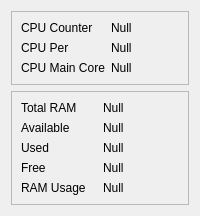
            <widget class="QWidget" name="stkProcessor">
             <layout class="QVBoxLayout" name="verticalLayout_6">
              <item>
               <widget class="QFrame" name="frmCpuInfo">
                <property name="frameShape">
                 <enum>QFrame::StyledPanel</enum>
                </property>
                <property name="frameShadow">
                 <enum>QFrame::Raised</enum>
                </property>
                <layout class="QGridLayout" name="gridLayout_2">
                 <item row="0" column="0">
                  <widget class="QLabel" name="label_12">
                   <property name="text">
                    <string>CPU Counter</string>
                   </property>
                  </widget>
                 </item>
                 <item row="0" column="1">
                  <widget class="QLabel" name="label_17">
                   <property name="text">
                    <string>Null</string>
                   </property>
                  </widget>
                 </item>
                 <item row="1" column="1">
                  <widget class="QLabel" name="label_15">
                   <property name="text">
                    <string>Null</string>
                   </property>
                  </widget>
                 </item>
                 <item row="4" column="0">
                  <widget class="QLabel" name="label_14">
                   <property name="text">
                    <string>CPU Main Core</string>
                   </property>
                  </widget>
                 </item>
                 <item row="4" column="1">
                  <widget class="QLabel" name="label_16">
                   <property name="text">
                    <string>Null</string>
                   </property>
                  </widget>
                 </item>
                 <item row="1" column="0">
                  <widget class="QLabel" name="label_13">
                   <property name="text">
                    <string>CPU Per</string>
                   </property>
                  </widget>
                 </item>
                </layout>
               </widget>
              </item>
              <item>
               <widget class="QFrame" name="frmRamInfo">
                <property name="frameShape">
                 <enum>QFrame::StyledPanel</enum>
                </property>
                <property name="frameShadow">
                 <enum>QFrame::Raised</enum>
                </property>
                <layout class="QGridLayout" name="gridLayout_3">
                 <item row="0" column="0">
                  <widget class="QLabel" name="label_18">
                   <property name="text">
                    <string>Total RAM</string>
                   </property>
                  </widget>
                 </item>
                 <item row="1" column="1">
                  <widget class="QLabel" name="label_24">
                   <property name="text">
                    <string>Null</string>
                   </property>
                  </widget>
                 </item>
                 <item row="2" column="0">
                  <widget class="QLabel" name="label_21">
                   <property name="text">
                    <string>Used</string>
                   </property>
                  </widget>
                 </item>
                 <item row="1" column="0">
                  <widget class="QLabel" name="label_22">
                   <property name="text">
                    <string>Available</string>
                   </property>
                  </widget>
                 </item>
                 <item row="2" column="1">
                  <widget class="QLabel" name="label_23">
                   <property name="text">
                    <string>Null</string>
                   </property>
                  </widget>
                 </item>
                 <item row="0" column="1">
                  <widget class="QLabel" name="label_20">
                   <property name="text">
                    <string>Null</string>
                   </property>
                  </widget>
                 </item>
                 <item row="3" column="0">
                  <widget class="QLabel" name="label_25">
                   <property name="text">
                    <string>Free</string>
                   </property>
                  </widget>
                 </item>
                 <item row="4" column="0">
                  <widget class="QLabel" name="label_26">
                   <property name="text">
                    <string>RAM Usage</string>
                   </property>
                  </widget>
                 </item>
                 <item row="3" column="1">
                  <widget class="QLabel" name="label_27">
                   <property name="text">
                    <string>Null</string>
                   </property>
                  </widget>
                 </item>
                 <item row="4" column="1">
                  <widget class="QLabel" name="label_28">
                   <property name="text">
                    <string>Null</string>
                   </property>
                  </widget>
                 </item>
                </layout>
               </widget>
              </item>
             </layout>
            </widget>
